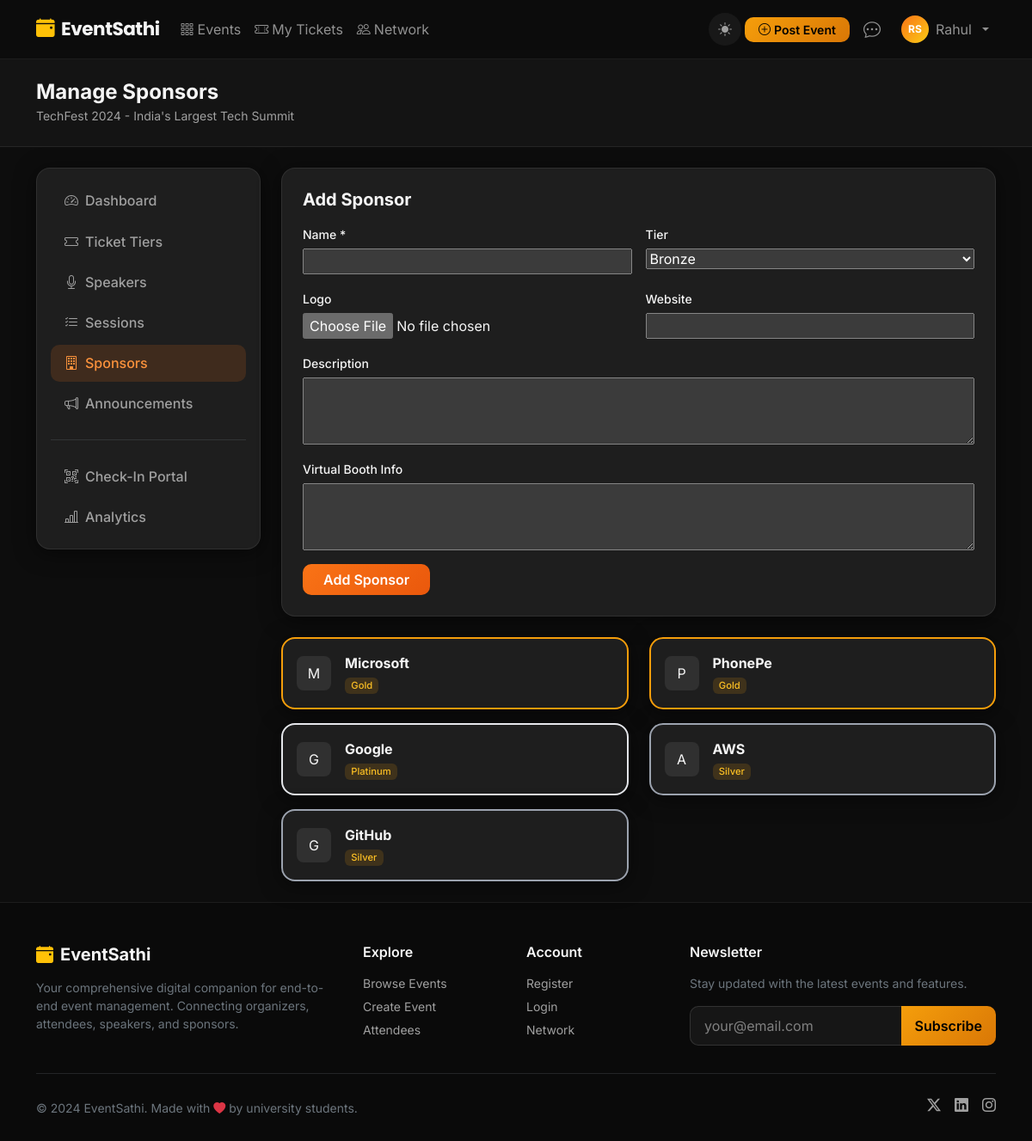
The app's page /events/techfest-2024/manage/sponsors/ (signed in) with its own data.
### events/models.py (models this page shows, shortened)
class Event(models.Model):
    STATUS_CHOICES = [
        ('draft', 'Draft'),
        ('published', 'Published'),
        ('ongoing', 'Ongoing'),
        ('completed', 'Completed'),
        ('cancelled', 'Cancelled'),
    ]
    CATEGORY_CHOICES = [
        ('conference', 'Conference'),
        ('workshop', 'Workshop'),
        ('seminar', 'Seminar'),
        ('webinar', 'Webinar'),
        ('hackathon', 'Hackathon'),
        ('cultural', 'Cultural'),
        ('sports', 'Sports'),
        ('networking', 'Networking'),
        ('other', 'Other'),
    ]
    organizer = models.ForeignKey(User, on_delete=models.CASCADE, related_name='organized_events')
    title = models.CharField(max_length=300)
    slug = models.SlugField(max_length=300, unique=True)
    description = models.TextField()
    category = models.CharField(max_length=50, choices=CATEGORY_CHOICES, default='conference')
    banner = models.ImageField(upload_to='event_banners/', blank=True, null=True)
    start_date = models.DateTimeField()
    end_date = models.DateTimeField()
    registration_start = models.DateTimeField(blank=True, null=True)
    registration_end = models.DateTimeField(blank=True, null=True)
    venue = models.CharField(max_length=300)
    city = models.CharField(max_length=100)
    is_virtual = models.BooleanField(default=False)
    virtual_link = models.URLField(blank=True)
    max_capacity = models.PositiveIntegerField(default=100)
    status = models.CharField(max_length=20, choices=STATUS_CHOICES, default='published')
    is_featured = models.BooleanField(default=False)
    tags = models.CharField(max_length=500, blank=True)
    created_at = models.DateTimeField(auto_now_add=True)
    updated_at = models.DateTimeField(auto_now=True)
    class Meta:
        ordering = ['-start_date']

class Sponsor(models.Model):
    TIER_CHOICES = [
        ('platinum', 'Platinum'),
        ('gold', 'Gold'),
        ('silver', 'Silver'),
        ('bronze', 'Bronze'),
        ('community', 'Community Partner'),
    ]
    event = models.ForeignKey(Event, on_delete=models.CASCADE, related_name='sponsors')
    name = models.CharField(max_length=200)
    tier = models.CharField(max_length=20, choices=TIER_CHOICES, default='bronze')
    logo = models.ImageField(upload_to='sponsor_logos/', blank=True, null=True)
    website = models.URLField(blank=True)
    description = models.TextField(blank=True)
    booth_info = models.TextField(blank=True)
    class Meta:
        ordering = ['tier', 'name']

### events/views.py (the view)
# urls.py: path('<slug:slug>/manage/sponsors/', views.manage_sponsors, name='manage_sponsors'),
@login_required
def manage_sponsors(request, slug):
    event = get_object_or_404(Event, slug=slug, organizer=request.user)
    form = SponsorForm(request.POST or None, request.FILES or None)
    if request.method == 'POST' and form.is_valid():
        sponsor = form.save(commit=False)
        sponsor.event = event
        sponsor.save()
        messages.success(request, 'Sponsor added!')
        return redirect('manage_sponsors', slug=slug)
    sponsors = event.sponsors.all()
    return render(request, 'events/manage/sponsors.html', {'event': event, 'form': form, 'sponsors': sponsors})

### templates/events/manage/sponsors.html (shortened to what this page needs)
{% extends 'base.html' %}
{% block content %}
<div class="py-4" style="background:var(--es-dark-2);border-bottom:1px solid var(--es-border);">
    <div class="container"><h4 class="fw-bold mb-0">Manage Sponsors</h4><small class="text-muted">{{ event.title }}</small></div>
</div>
<div class="container py-4">
    <div class="row gy-4">
        <div class="col-lg-3">
            <div class="card p-3 manage-sidebar">
                <nav class="nav flex-column gap-1">
                    <a class="nav-link" href="{% url 'event_manage' event.slug %}"><i class="bi bi-speedometer2 me-2"></i>Dashboard</a>
                    <a class="nav-link" href="{% url 'manage_tickets' event.slug %}"><i class="bi bi-ticket me-2"></i>Ticket Tiers</a>
                    <a class="nav-link" href="{% url 'manage_speakers' event.slug %}"><i class="bi bi-mic me-2"></i>Speakers</a>
                    <a class="nav-link" href="{% url 'manage_sessions' event.slug %}"><i class="bi bi-list-check me-2"></i>Sessions</a>
                    <a class="nav-link active" href="{% url 'manage_sponsors' event.slug %}"><i class="bi bi-building me-2"></i>Sponsors</a>
                    <a class="nav-link" href="{% url 'manage_announcements' event.slug %}"><i class="bi bi-megaphone me-2"></i>Announcements</a>
                    <hr class="border-secondary">
                    <a class="nav-link" href="{% url 'check_in' event.slug %}"><i class="bi bi-qr-code-scan me-2"></i>Check-In Portal</a>
                    <a class="nav-link" href="{% url 'event_analytics' event.slug %}"><i class="bi bi-bar-chart-line me-2"></i>Analytics</a>
                </nav>
            </div>
        </div>
        <div class="col-lg-9">
            <div class="card p-4 mb-4">
                <h5 class="fw-bold mb-3">Add Sponsor</h5>
                <form method="post" enctype="multipart/form-data" novalidate>
                    <div class="row g-3">
                        <div class="col-md-6"><label class="form-label small">Name *</label>{{ form.name }}</div>
                        <div class="col-md-6"><label class="form-label small">Tier</label>{{ form.tier }}</div>
                        <div class="col-md-6"><label class="form-label small">Logo</label>{{ form.logo }}</div>
                        <div class="col-md-6"><label class="form-label small">Website</label>{{ form.website }}</div>
                        <div class="col-12"><label class="form-label small">Description</label>{{ form.description }}</div>
                        <div class="col-12"><label class="form-label small">Virtual Booth Info</label>{{ form.booth_info }}</div>
                    </div>
                    <button type="submit" class="btn btn-primary mt-3 px-4">Add Sponsor</button>
                </form>
            </div>
            {% if sponsors %}
            <div class="row gy-3">
                {% for sponsor in sponsors %}
                <div class="col-md-6">
                    <div class="card p-3 sponsor-{{ sponsor.tier }}">
                        <div class="d-flex gap-3 align-items-center">
                            {% if sponsor.logo %}<img src="{{ sponsor.logo.url }}" style="height:40px;object-fit:contain;" alt="{{ sponsor.name }}">
                            {% else %}<div style="width:40px;height:40px;background:rgba(255,255,255,0.08);border-radius:8px;display:flex;align-items:center;justify-content:center;">{{ sponsor.name|first }}</div>{% endif %}
                            <div>
                                <div class="fw-bold">{{ sponsor.name }}</div>
                                <span class="badge" style="background:rgba(245,158,11,0.15);color:#fbbf24;font-size:0.7rem;">{{ sponsor.get_tier_display }}</span>
                            </div>
                        </div>
                    </div>
                </div>
                {% endfor %}
            </div>
            {% endif %}
        </div>
    </div>
</div>
{% endblock %}

### templates/base.html (shortened to what this page needs)
<!DOCTYPE html>
<html lang="en" data-theme="dark">
<head>
    <link href="https://cdn.jsdelivr.net/npm/bootstrap@5.3.2/dist/css/bootstrap.min.css" rel="stylesheet">
    <link href="https://cdn.jsdelivr.net/npm/bootstrap-icons@1.11.3/font/bootstrap-icons.css" rel="stylesheet">
    {% load static %}
    <link rel="stylesheet" href="{% static 'css/style.css' %}">
</head>
<body>
<nav class="navbar navbar-expand-lg navbar-dark sticky-top" id="mainNav">
    <div class="container">
        <a class="navbar-brand fw-bold" href="{% url 'home' %}">
            <i class="bi bi-calendar-event-fill me-2 text-warning"></i>EventSathi
        </a>
        <div class="collapse navbar-collapse" id="navbarNav">
            <ul class="navbar-nav me-auto">
                <li class="nav-item">
                    <a class="nav-link" href="{% url 'event_list' %}"><i class="bi bi-grid-3x3-gap me-1"></i>Events</a>
                </li>
                {% if user.is_authenticated %}
                <li class="nav-item">
                    <a class="nav-link" href="{% url 'my_tickets' %}"><i class="bi bi-ticket-perforated me-1"></i>My Tickets</a>
                </li>
                <li class="nav-item">
                    <a class="nav-link" href="{% url 'network_hub' %}"><i class="bi bi-people me-1"></i>Network</a>
                </li>
                {% endif %}
            </ul>
            <ul class="navbar-nav ms-auto align-items-center">
                <li class="nav-item me-1">
                    <button class="theme-toggle border-0" id="themeToggle" title="Toggle light/dark mode">
                        <i class="bi bi-moon-stars-fill" id="themeIcon"></i>
                    </button>
                </li>
                {% if user.is_authenticated %}
                {% with profile=user.profile %}
                {% if profile.role == 'organizer' or user.is_staff %}
                <li class="nav-item me-2">
                    <a class="btn btn-warning btn-sm px-3 fw-semibold" href="{% url 'event_create' %}">
                        <i class="bi bi-plus-circle me-1"></i>Post Event
                    </a>
                </li>
                {% endif %}
                {% endwith %}
                <li class="nav-item me-2">
                    <a class="nav-link position-relative" href="{% url 'messages_list' %}">
                        <i class="bi bi-chat-dots fs-5"></i>
                    </a>
                </li>
                <li class="nav-item dropdown">
                    <a class="nav-link dropdown-toggle d-flex align-items-center gap-2" href="#" data-bs-toggle="dropdown">
                        <div class="avatar-sm">{{ user.first_name|first|upper }}{{ user.last_name|first|upper }}</div>
                        <span>{{ user.first_name|default:user.username }}</span>
                    </a>
                </li>
                {% endif %}
            </ul>
        </div>
    </div>
</nav>
{% block content %}{% endblock %}
<footer class="footer mt-auto">
    <div class="container">
        <div class="row gy-4">
            <div class="col-lg-4">
                <h5 class="fw-bold text-white mb-3"><i class="bi bi-calendar-event-fill me-2 text-warning"></i>EventSathi</h5>
                <p class="text-secondary small">Your comprehensive digital companion for end-to-end event management. Connecting organizers, attendees, speakers, and sponsors.</p>
            </div>
            <div class="col-lg-2 col-6">
                <h6 class="text-white fw-semibold mb-3">Explore</h6>
                <ul class="list-unstyled small">
                    <li><a href="{% url 'event_list' %}" class="footer-link">Browse Events</a></li>
                    <li><a href="{% url 'event_create' %}" class="footer-link">Create Event</a></li>
                    <li><a href="{% url 'attendees_list' %}" class="footer-link">Attendees</a></li>
                </ul>
            </div>
            <div class="col-lg-2 col-6">
                <h6 class="text-white fw-semibold mb-3">Account</h6>
                <ul class="list-unstyled small">
                    <li><a href="{% url 'register' %}" class="footer-link">Register</a></li>
                    <li><a href="{% url 'login' %}" class="footer-link">Login</a></li>
                    <li><a href="{% url 'network_hub' %}" class="footer-link">Network</a></li>
                </ul>
            </div>
            <div class="col-lg-4">
                <h6 class="text-white fw-semibold mb-3">Newsletter</h6>
                <p class="text-secondary small">Stay updated with the latest events and features.</p>
                <div class="input-group">
                    <input type="email" class="form-control bg-dark border-secondary text-white" placeholder="your@email.com">
                    <button class="btn btn-warning px-3">Subscribe</button>
                </div>
            </div>
        </div>
        <hr class="border-secondary mt-4">
        <div class="d-flex flex-wrap justify-content-between align-items-center py-2">
            <p class="text-secondary small mb-0">&copy; 2024 EventSathi. Made with <i class="bi bi-heart-fill text-danger"></i> by university students.</p>
            <div class="d-flex gap-3">
                <a href="#" class="footer-link"><i class="bi bi-twitter-x"></i></a>
                <a href="#" class="footer-link"><i class="bi bi-linkedin"></i></a>
                <a href="#" class="footer-link"><i class="bi bi-instagram"></i></a>
            </div>
        </div>
    </div>
</footer>
</body>
</html>

### records on screen
Event: title "TechFest 2024 - India's Largest Tech Summit"
Sponsor: name|first "M", name "Microsoft", tier "Gold"
Sponsor: name|first "P", name "PhonePe", tier "Gold"
Sponsor: name|first "G", name "Google", tier "Platinum"
Sponsor: name|first "A", name "AWS", tier "Silver"
Sponsor: name|first "G", name "GitHub", tier "Silver"

### other values on screen
{{ user.first_name|first|upper }} "R"
{{ user.last_name|first|upper }} "S"
{{ user.first_name|default:user.username }} "Rahul"
